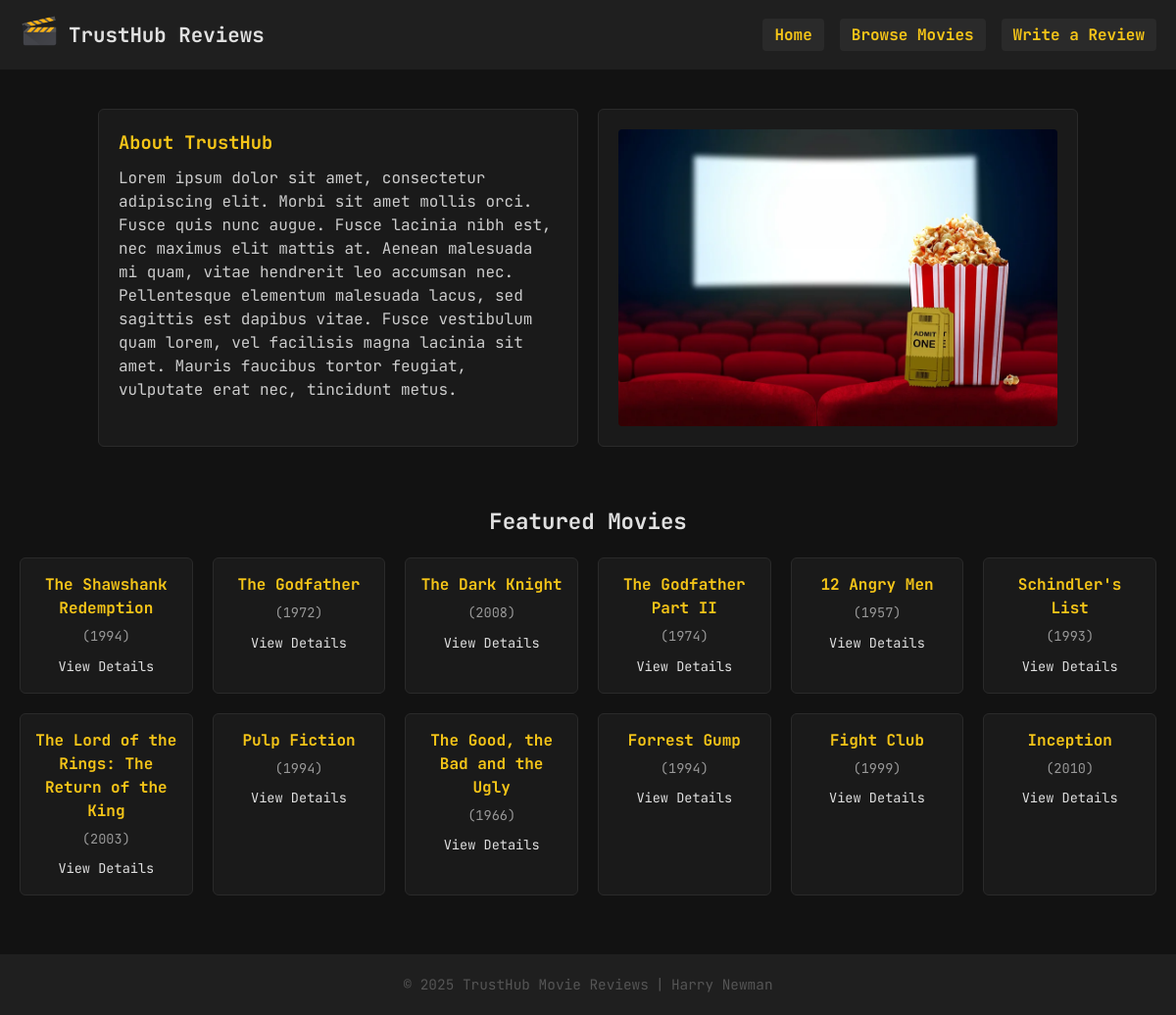
The page / on the database its author committed.
### tables this page shows
CREATE TABLE IF NOT EXISTS movies (
  id INT AUTO_INCREMENT PRIMARY KEY,
  title VARCHAR(255) NOT NULL,
  year YEAR,
  genre VARCHAR(50)
);

### index.php (the view, shortened to what this page needs)
<?php
require 'database_connect.php';
$res = $conn->query("SELECT id, title, year FROM movies LIMIT 12");
?>
<!DOCTYPE html>
<html lang="en">
<head>
  <link rel="stylesheet" href="styles/global.css">
  <link rel="stylesheet" href="styles/homepage.css">
</head>
<body>
  <nav class="navbar">
    <div class="logo">
      <a href="index.php"><img src="images/logo.jpg" alt="TrustHub Logo"></a>
      <a href="index.php"><h1>TrustHub Reviews</h1></a>
    </div>
    <div class="nav-items">
      <ul>
        <li><a href="index.php">Home</a></li>
        <li><a href="movies.php">Browse Movies</a></li>
        <li><a href="submit_review.php">Write a Review</a></li>
      </ul>
    </div>
  </nav>
  <section class="about-section">
    <div class="about-text">
      <h3>About TrustHub</h3>
      <p>
        Lorem ipsum dolor sit amet, consectetur adipiscing elit. Morbi sit amet mollis orci. Fusce quis nunc augue. Fusce lacinia nibh est, nec maximus elit mattis at. Aenean malesuada mi quam, vitae hendrerit leo accumsan nec. Pellentesque elementum malesuada lacus, sed sagittis est dapibus vitae. Fusce vestibulum quam lorem, vel facilisis magna lacinia sit amet. Mauris faucibus tortor feugiat, vulputate erat nec, tincidunt metus.
      </p>
    </div>
    <div class="about-img">
      <img src="images/cinema_popcorn.jpg" alt="Image of Cinema with Popcorn in forefront">
    </div>
  </section>
  <section class="featured-section">
    <h4>Featured Movies</h4>
    <div class="movie-grid">
    <?php while ($m = $res->fetch_assoc()): ?>
        <div class="movie-card">
          <h5><?php echo htmlspecialchars($m['title']); ?></h5>
          <p class="year">(<?php echo $m['year']; ?>)</p>
          <a href="movie.php?id=<?php echo $m['id']; ?>" class="details-link">View Details</a>
        </div>
      <?php endwhile; ?>
    </div>
  </section>
  <footer class="site-footer">
    <p>© 2025 TrustHub Movie Reviews | Harry Newman</p>
  </footer>
</body>
</html>

### styles/global.css (style rules this page uses)
* { box-sizing: border-box; margin: 0; padding: 0; }
body { font-family: "JetBrains Mono", monospace; background: #121212; color: #e0e0e0; line-height: 1.5; }
a { color: #f5c518; text-decoration: none; }
.navbar { background: #1f1f1f; display: flex; justify-content: space-between; align-items: center; padding: 12px 20px; flex-wrap: wrap; }
.navbar .logo { display: flex; align-items: center; }
.navbar .logo img { height: 40px; }
.navbar .logo h1 { margin-left: 10px; color: #e0e0e0; font-size: 1.3rem; }
.navbar .nav-items ul { list-style: none; display: flex; }
.navbar .nav-items li { margin-left: 16px; }
.navbar .nav-items a { padding: 6px 12px; border-radius: 4px; background: #2a2a2a; font-weight: bold; }
.site-footer { text-align: center; padding: 20px 0; color: #555; background: #1f1f1f; margin-top: 60px; font-size: 0.9rem; }

### styles/homepage.css (style rules this page uses)
.about-section { display: flex; align-items: stretch; max-width: 1000px; margin: 40px auto; gap: 20px; }
.about-text, .about-img { flex: 1; background: #1a1a1a; border: 1px solid #2a2a2a; border-radius: 6px; padding: 20px; }
.about-text h3 { color: #f5c518; margin-bottom: 10px; }
.about-text p { color: #ccc; }
.about-img img { width: 100%; height: 100%; object-fit: cover; border-radius: 4px; }
.featured-section { max-width: 1200px; margin: 60px auto 20px; padding: 0 20px; text-align: center; }
.featured-section h4 { font-size: 1.4rem; color: #e0e0e0; margin-bottom: 20px; }
.movie-grid { display: grid; grid-template-columns: repeat(6, 1fr); gap: 20px; }
.movie-card { background: #1a1a1a; border: 1px solid #2a2a2a; border-radius: 6px; padding: 15px; text-align: center; }
.movie-card h5 { color: #f5c518; font-size: 1rem; margin-bottom: 6px; }
.movie-card .year { color: #999; font-size: 0.85rem; margin-bottom: 8px; }
.movie-card .details-link { color: #e0e0e0; font-size: 0.85rem; }

### rows shown on the page
movies: title "The Shawshank Redemption", year "1994"
movies: title "The Godfather", year "1972"
movies: title "The Dark Knight", year "2008"
movies: title "The Godfather Part II", year "1974"
movies: title "12 Angry Men", year "1957"
movies: title "Schindler's List", year "1993"
movies: title "The Lord of the Rings: The Return of the King", year "2003"
movies: title "Pulp Fiction", year "1994"
movies: title "The Good, the Bad and the Ugly", year "1966"
movies: title "Forrest Gump", year "1994"
movies: title "Fight Club", year "1999"
movies: title "Inception", year "2010"
